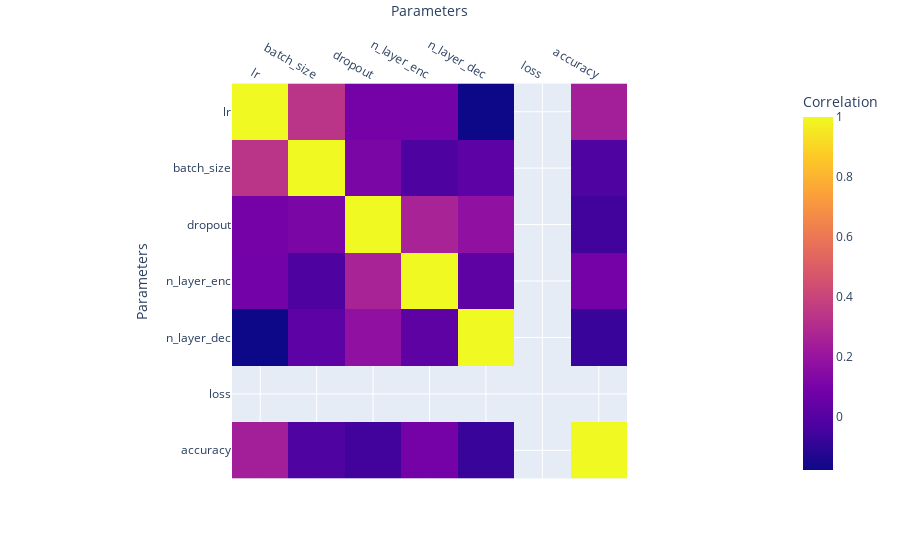

Notebook code for this chart:
### Code cell
df_res = search._results()
df_res

### Figure 1 — Plotly figure (JSON) as saved in the notebook; plotly's stock layout.template omitted (floating-point values rounded to 4 significant figures)
{"data": [{"coloraxis": "coloraxis", "hovertemplate": "Parameters: %{x}<br>Parameters: %{y}<br>Correlation: %{z}<extra></extra>", "name": "0", "type": "heatmap", "x": ["lr", "batch_size", "dropout", "n_layer_enc", "n_layer_dec", "loss", "accuracy"], "xaxis": "x", "y": ["lr", "batch_size", "dropout", "n_layer_enc", "n_layer_dec", "loss", "accuracy"], "yaxis": "y", "z": [[1, 0.3322, 0.09044, 0.08792, -0.1782, null, 0.2439], [0.3322, 1.0, 0.1121, -0.02437, 0.02155, null, -0.01921], [0.09044, 0.1121, 1.0, 0.2629, 0.1767, null, -0.05581], [0.08792, -0.02437, 0.2629, 1, 0.02518, null, 0.09027], [-0.1782, 0.02155, 0.1767, 0.02518, 1.0, null, -0.07964], [null, null, null, null, null, null, null], [0.2439, -0.01921, -0.05581, 0.09027, -0.07964, null, 1]]}], "layout": {"coloraxis": {"colorbar": {"title": {"text": "Correlation"}}, "colorscale": [[0, "#0d0887"], [0.1111, "#46039f"], [0.2222, "#7201a8"], [0.3333, "#9c179e"], [0.4444, "#bd3786"], [0.5556, "#d8576b"], [0.6667, "#ed7953"], [0.7778, "#fb9f3a"], [0.8889, "#fdca26"], [1, "#f0f921"]]}, "margin": {"t": 60}, "xaxis": {"anchor": "y", "constrain": "domain", "domain": [0, 1], "scaleanchor": "y", "side": "top", "title": {"text": "Parameters"}}, "yaxis": {"anchor": "x", "autorange": "reversed", "constrain": "domain", "domain": [0, 1], "title": {"text": "Parameters"}}}}
